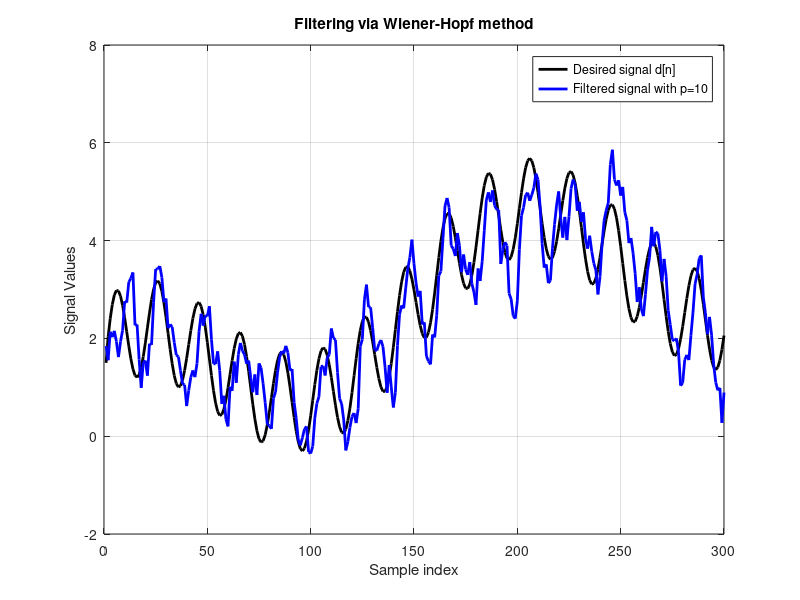
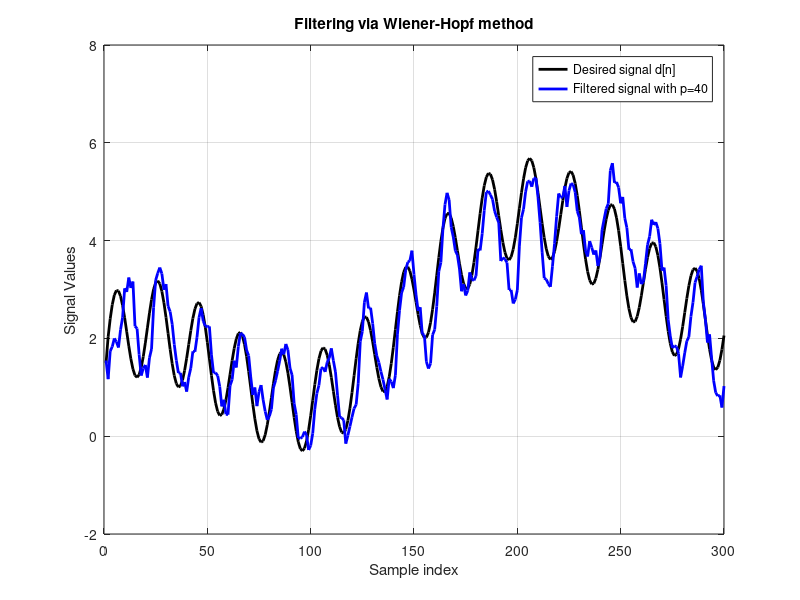
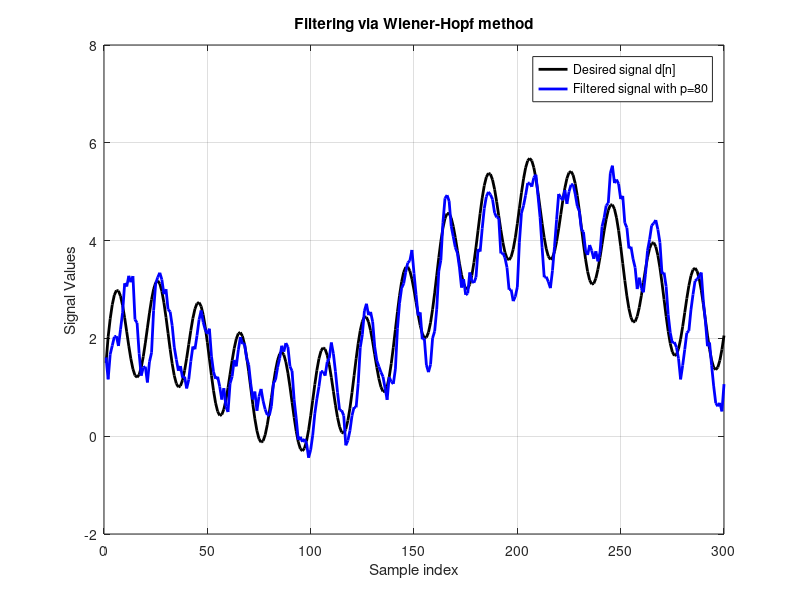
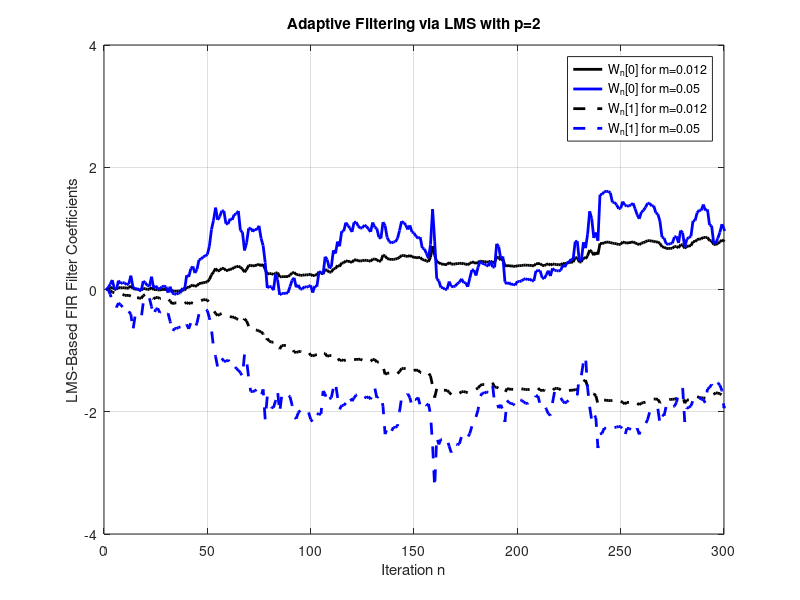

Write MATLAB code to recreate these figures, in order.
load('1.mat')

p1=10;
autr_x_all=xcorr(x,p1-1);
autr_x=autr_x_all(p1:2*p1-1);
R_x_inv = inv(toeplitz(autr_x));
autr_d_all=xcorr(d,p1-1);
autr_d=transpose(autr_d_all(p1:2*p1-1));
w=transpose(R_x_inv*autr_d);
d_exp_m1=zeros(1,300);
for i=2:301
    for c=1:p1
       if i-c>=2
            d_exp_m1(i-1)=d_exp_m1(i-1)+w(c)*x(i-1-c);
       elseif i-c==1
            d_exp_m1(i-1)=d_exp_m1(i-1)+w(c)*x(1);
       else
            d_exp_m1(i-1)=d_exp_m1(i-1)+w(c)*x(-i+c+1);
       end
    end
end

plot(d,'k-','LineWidth',2); grid on; hold on;
plot(d_exp_m1,'b-','LineWidth',2);
xlabel('Sample index');
ylabel('Signal Values'); 
axis([0 300 -2 8]);
legend('Desired signal d[n]','Filtered signal with p=10', 'Location','NorthEast')
title('Filtering via Wiener-Hopf method');
figure();

p2=40;
autr_x_all=xcorr(x,p2-1);
autr_x=autr_x_all(p2:2*p2-1);
R_x_inv = inv(toeplitz(autr_x));
autr_d_all=xcorr(d,p2-1);
autr_d=transpose(autr_d_all(p2:2*p2-1));
w=transpose(R_x_inv*autr_d);
d_exp_m1=zeros(1,300);
for i=2:301
    for c=1:p2
       if i-c>=2
            d_exp_m1(i-1)=d_exp_m1(i-1)+w(c)*x(i-1-c);
       elseif i-c==1
            d_exp_m1(i-1)=d_exp_m1(i-1)+w(c)*x(1);
       else
            d_exp_m1(i-1)=d_exp_m1(i-1)+w(c)*x(-i+c+1);
       end
    end
end
plot(d,'k-','LineWidth',2); grid on; hold on;
plot(d_exp_m1,'b-','LineWidth',2);
xlabel('Sample index');
ylabel('Signal Values'); 
axis([0 300 -2 8]);
legend('Desired signal d[n]','Filtered signal with p=40', 'Location','NorthEast')
title('Filtering via Wiener-Hopf method');
figure();

p3=80;
autr_x_all=xcorr(x,p3-1);
autr_x=autr_x_all(p3:2*p3-1);
R_x_inv = inv(toeplitz(autr_x));
autr_d_all=xcorr(d,p3-1);
autr_d=transpose(autr_d_all(p3:2*p3-1));
w=transpose(R_x_inv*autr_d);
d_exp_m1=zeros(1,300);
for i=2:301
    for c=1:p3
       if i-c>=2
            d_exp_m1(i-1)=d_exp_m1(i-1)+w(c)*x(i-1-c);
       elseif i-c==1
            d_exp_m1(i-1)=d_exp_m1(i-1)+w(c)*x(1);
       else
            d_exp_m1(i-1)=d_exp_m1(i-1)+w(c)*x(-i+c+1);
       end
    end
end
plot(d,'k-','LineWidth',2); grid on; hold on;
plot(d_exp_m1,'b-','LineWidth',2);
xlabel('Sample index');
ylabel('Signal Values'); 
axis([0 300 -2 8]);
legend('Desired signal d[n]','Filtered signal with p=80', 'Location','NorthEast')
title('Filtering via Wiener-Hopf method');


clear
load('2.mat')

m1=0.012;
m2=0.05;
p3=2;
w_n_m1=zeros(300,p3);
w_n_m2=zeros(300,p3);
d_exp_m1=zeros(1,300);
e_m1=zeros(1,300);
d_exp_m2=zeros(1,300);
e_m2=zeros(1,300);
x=zeros(1,p3);
for i=1:300
        p=1;
        index=1;
        while i-p>=0 && index<=p3
            x(1,index)=u(i-p+1);
            index=index+1;
            p=p+1;
        end
            d_exp_m1(i)=w_n_m1(i,:)*transpose(x(1,:));
            e_m1(i)=y(i)-d_exp_m1(i);
            d_exp_m2(i)=w_n_m2(i,:)*transpose(x(1,:));
            e_m2(i)=y(i)-d_exp_m2(i);
            w_n_m1(i+1,:)=w_n_m1(i,:)+m1*e_m1(i)*x(1,:); 
            w_n_m2(i+1,:)=w_n_m2(i,:)+m2*e_m2(i)*x(1,:); 
   
end
figure();
plot(w_n_m1(:,1),'k-','LineWidth',2); grid on; hold on;
plot(w_n_m2(:,1),'b-','LineWidth',2); grid on; hold on;
plot(w_n_m1(:,2),'k-','LineWidth',2,'LineStyle','--'); grid on; hold on;
plot(w_n_m2(:,2),'b-','LineWidth',2,'LineStyle','--'); grid on; hold on;

title('Adaptive Filtering via LMS with p=2');
xlabel('Iteration n');
ylabel('LMS-Based FIR Filter Coefficients');
axis([0 300 -4 4]);
legend('W_n[0] for m=0.012','W_n[0] for m=0.05','W_n[1] for m=0.012','W_n[1] for m=0.05', 'Location','NorthEast')


p2=3;
w_n_m1=zeros(300,p2);
w_n_m2=zeros(300,p2);
d_exp_m1=zeros(1,300);
e_m1=zeros(1,300);
d_exp_m2=zeros(1,300);
e_m2=zeros(1,300);
x=zeros(1,p2);
for i=1:300
        p=1;
        index=1;
        while i-p>=0 && index<=p2
            x(1,index)=u(i-p+1);
            index=index+1;
            p=p+1;
        end
            d_exp_m1(i)=w_n_m1(i,:)*transpose(x(1,:));
            e_m1(i)=y(i)-d_exp_m1(i);
            d_exp_m2(i)=w_n_m2(i,:)*transpose(x(1,:));
            e_m2(i)=y(i)-d_exp_m2(i);
            w_n_m1(i+1,:)=w_n_m1(i,:)+m1*e_m1(i)*x(1,:); 
            w_n_m2(i+1,:)=w_n_m2(i,:)+m2*e_m2(i)*x(1,:); 
   
end
figure();
plot(w_n_m1(:,1),'k-','LineWidth',2); grid on; hold on;
plot(w_n_m2(:,1),'b-','LineWidth',2); grid on; hold on;
plot(w_n_m1(:,2),'k-','LineWidth',2,'LineStyle','--'); grid on; hold on;
plot(w_n_m2(:,2),'b-','LineWidth',2,'LineStyle','--'); grid on; hold on;
plot(w_n_m1(:,3),'k-','LineWidth',2,'LineStyle','-.'); grid on; hold on;
plot(w_n_m2(:,3),'b-','LineWidth',2,'LineStyle','-.'); grid on; hold on;
title('Adaptive Filtering via LMS with p=3');
xlabel('Iteration n');
ylabel('LMS-Based FIR Filter Coefficients');
axis([0 300 -3 4]);
legend('W_n[0] for m=0.012','W_n[0] for m=0.05','W_n[1] for m=0.012','W_n[1] for m=0.05','W_n[2] for m=0.012','W_n[2] for m=0.05', 'Location','NorthEast')



p1=4;
w_n_m1=zeros(300,p1);
w_n_m2=zeros(300,p1);
d_exp_m1=zeros(1,300);
e_m1=zeros(1,300);
d_exp_m2=zeros(1,300);
e_m2=zeros(1,300);
x=zeros(1,p1);
for i=1:300
        p=1;
        index=1;
        while i-p>=0 && index<=p1
            x(1,index)=u(i-p+1);
            index=index+1;
            p=p+1;
        end
            d_exp_m1(i)=w_n_m1(i,:)*transpose(x(1,:));
            e_m1(i)=y(i)-d_exp_m1(i);
            d_exp_m2(i)=w_n_m2(i,:)*transpose(x(1,:));
            e_m2(i)=y(i)-d_exp_m2(i);
            w_n_m1(i+1,:)=w_n_m1(i,:)+m1*e_m1(i)*x(1,:); 
            w_n_m2(i+1,:)=w_n_m2(i,:)+m2*e_m2(i)*x(1,:); 
   
end
figure();
plot(w_n_m1(:,1),'k-','LineWidth',2); grid on; hold on;
plot(w_n_m2(:,1),'b-','LineWidth',2); grid on; hold on;
plot(w_n_m1(:,2),'k-','LineWidth',2,'LineStyle','--'); grid on; hold on;
plot(w_n_m2(:,2),'b-','LineWidth',2,'LineStyle','--'); grid on; hold on;
plot(w_n_m1(:,3),'k-','LineWidth',2,'LineStyle','-.'); grid on; hold on;
plot(w_n_m2(:,3),'b-','LineWidth',2,'LineStyle','-.'); grid on; hold on;
plot(w_n_m1(:,4),'k-','LineWidth',2,'LineStyle',':'); grid on; hold on;
plot(w_n_m2(:,4),'b-','LineWidth',2,'LineStyle',':'); grid on; hold on;
title('Adaptive Filtering via LMS with p=4');
xlabel('Iteration n');
ylabel('LMS-Based FIR Filter Coefficients');
axis([0 300 -3 4]);
legend('W_n[0] for m=0.012','W_n[0] for m=0.05','W_n[1] for m=0.012','W_n[1] for m=0.05','W_n[2] for m=0.012','W_n[2] for m=0.05','W_n[3] for m=0.012','W_n[3] for m=0.05', 'Location','NorthEast')

